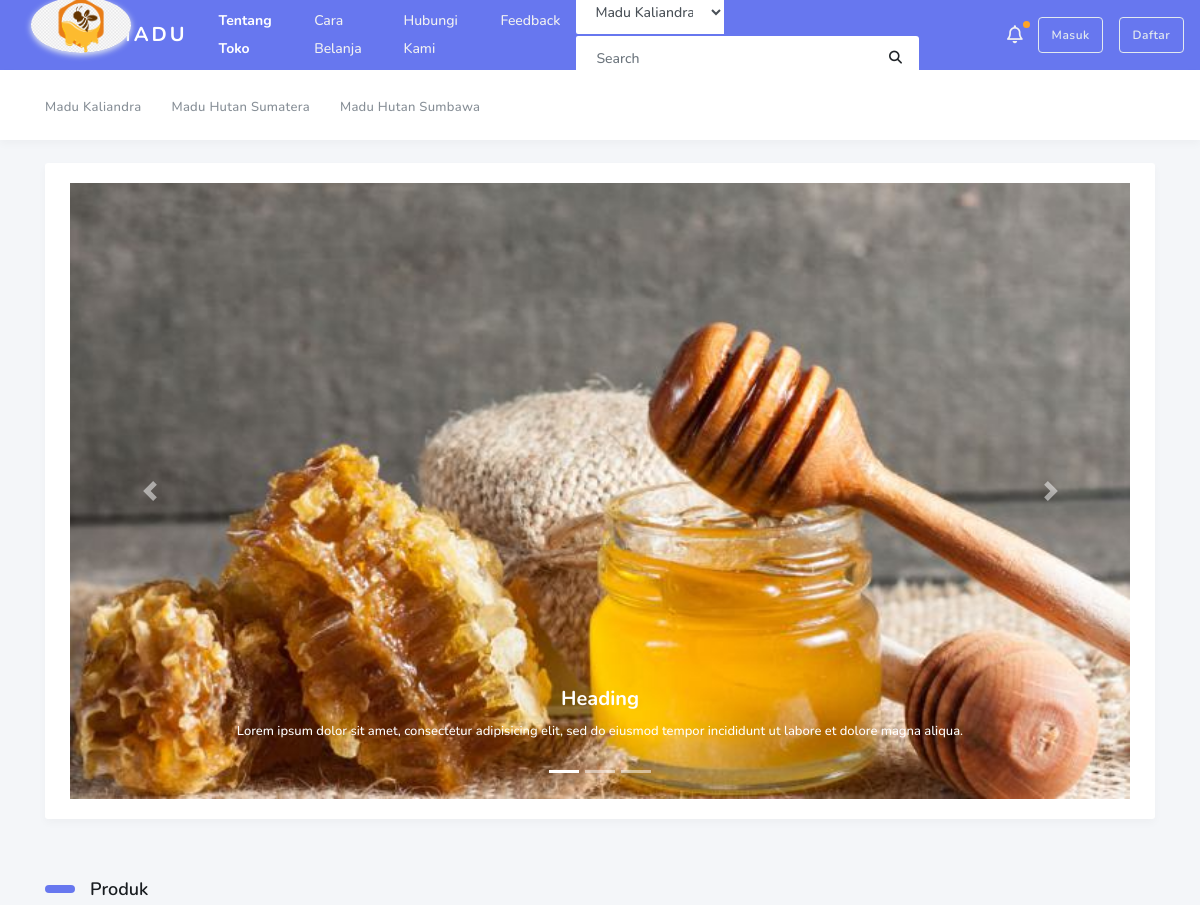
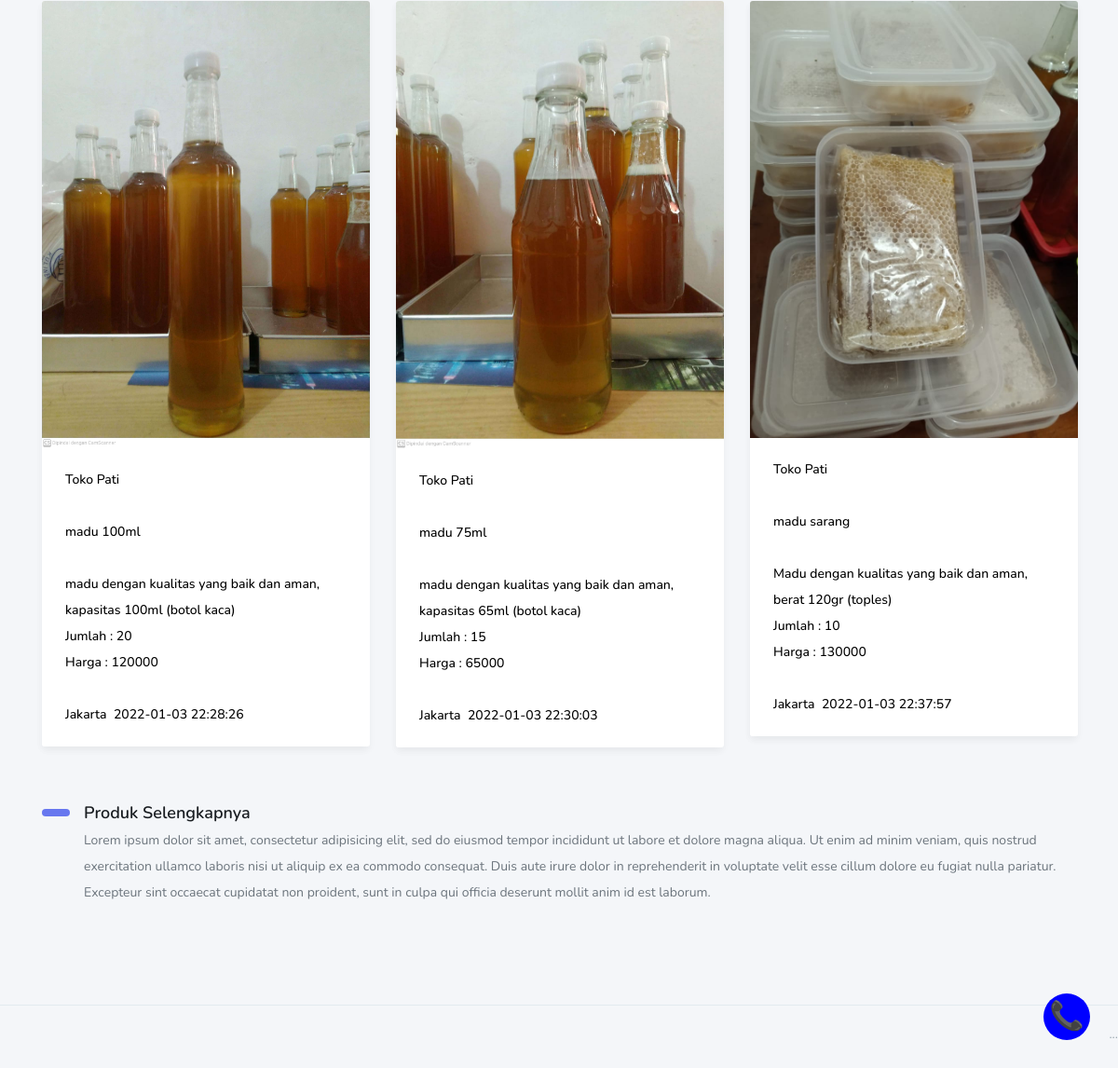
The page / on the database its author committed (2 pictures, top to bottom).
### tables this page shows
CREATE TABLE `tbl_kategori` (
  `idkat` int(5) NOT NULL,
  `namakat` varchar(30) NOT NULL
);

CREATE TABLE `produk` (
  `id_produk` int(11) NOT NULL,
  `nama_toko` text NOT NULL,
  `kategori` varchar(255) NOT NULL,
  `nama_produk` varchar(255) NOT NULL,
  `jumlah` varchar(255) NOT NULL,
  `berat` int(11) NOT NULL,
  `harga` int(11) NOT NULL,
  `kota` varchar(255) NOT NULL,
  `tanggal_produk` timestamp NOT NULL DEFAULT current_timestamp() ON UPDATE current_timestamp(),
  `deskripsi` mediumtext NOT NULL,
  `gambar` varchar(255) NOT NULL
);

### application/libraries/Template.php (called while the page is built)
<?php if ( ! defined('BASEPATH')) exit('No direct script access allowed');
class Template {
		var $template_data = array();
		function set($name, $value)
		{
			$this->template_data[$name] = $value;
		}
		function load($template = '', $view = '' , $view_data = array(), $return = FALSE)
		{
			$this->CI =& get_instance();
			$this->set('contents', $this->CI->load->view($view, $view_data, TRUE));
			return $this->CI->load->view($template, $this->template_data, $return);
		}
}

### application/controllers/Home.php (called while the page is built, shortened)
<?php
class Home extends CI_Controller {
	public function index(){
		$data['kategori']=$this->Mfrontend->get_all_kategori()->result();
		$data['produk'] = $this->Mmember->get_produk('produk')->result();
		$data['berita']=$this->Mcrud->get_berita()->result_array();
		$this->template->load('layout_frontend','frontend/home', $data);
	}
}

### index.php (called while the page is built, shortened)
<?php
require_once BASEPATH.'core/CodeIgniter.php';

### application/models/Mmember.php (called while the page is built, shortened)
<?php
class Mmember extends CI_Model{
	public function get_produk($table){
		return $this->db->get($table);
	}
}

### application/models/Mfrontend.php (called while the page is built, shortened)
<?php
class Mfrontend extends CI_Model{
	public function get_all_kategori(){
		return $this->db->get('tbl_kategori');
	}
}

### application/helpers/xss_helper.php (the view)
<?php
function esc($str){
    echo htmlentities($str, ENT_QUOTES, 'UTF-8');
}

### application/views/frontend/home.php (shortened to what this page needs)
  <div class="main-content">
    <section class="section">
<div class="row">
<div class="col-12 col-md-12 col-lg-12">
                <div class="card">
              <div class="card-body">
                <div id="carouselExampleIndicators2" class="carousel slide" data-ride="carousel">
                  <ol class="carousel-indicators">
                    <li data-target="#carouselExampleIndicators2" data-slide-to="0" class="active"></li>
                    <li data-target="#carouselExampleIndicators2" data-slide-to="1"></li>
                    <li data-target="#carouselExampleIndicators2" data-slide-to="2"></li>
                  </ol>
                   <div class="carousel-inner">
                    <div class="carousel-item active">
                      <img class="d-block w-100" src="<?php echo base_url('assets/Kaliandra.jpg');?>" alt="First slide">
                      <div class="carousel-caption d-none d-md-block">
                        <h5>Heading</h5>
                        <p>Lorem ipsum dolor sit amet, consectetur adipisicing elit, sed do eiusmod
                        tempor incididunt ut labore et dolore magna aliqua.</p>
                      </div>
                    </div>
                  </div>
                  <a class="carousel-control-prev" href="#carouselExampleIndicators2" role="button" data-slide="prev">
                    <span class="carousel-control-prev-icon" aria-hidden="true"></span>
                  </a>
                  <a class="carousel-control-next" href="#carouselExampleIndicators2" role="button" data-slide="next">
                    <span class="carousel-control-next-icon" aria-hidden="true"></span>
                  </a>
                </div>
              </div>
            </div>
</div>
</div>
      <div class="section-body">
      <h2 class="section-title">Produk</h2>
        <div class="row">
          <?php foreach($produk as $val) { ?>
            <a href="<?php echo site_url('Member/login/');?>">
          <div class="col-12 col-md-4 col-lg-4">
            <article class="article article-style-c">
              <div class="card" style="width: 22rem;">
                <img class="card-img-top" src="<?php echo base_url('');?>/produk/<?php esc($val->gambar); ?>" alt="Card image cap">
                <div class="card-body">
                  <p class="card-text" style="color:black;">
                  <?php esc($val->nama_toko);?><br><br>
                  <?php esc($val->nama_produk);?><br><br>
                  <?php esc($val->deskripsi);?><br>
                  Jumlah : <?php esc($val->jumlah);?><br>
                  Harga  : <?php esc($val->harga);?><br><br>
                  <?php esc($val->kota);?> &nbsp;<?php esc($val->tanggal_produk);?></p>
                </div>
            </div>
            </article>
          </a>
          </div>
        <?php } ?>
         </div>
        </div>
        <h2 class="section-title">Produk Selengkapnya</h2>
          <p class="section-lead">Lorem ipsum dolor sit amet, consectetur adipisicing elit, sed do eiusmod tempor incididunt ut labore et dolore magna aliqua. Ut enim ad minim veniam, quis nostrud exercitation ullamco laboris nisi ut aliquip ex ea commodo consequat. Duis aute irure dolor in reprehenderit in voluptate velit esse cillum dolore eu fugiat nulla pariatur. Excepteur sint occaecat cupidatat non proident, sunt in culpa qui officia deserunt mollit anim id est laborum.</p>
          <div class="minggir"></div>

### application/views/layout_frontend.php (shortened to what this page needs)
<!DOCTYPE html>
<html lang="en">
<head>
  <link rel="stylesheet" href="https://stackpath.bootstrapcdn.com/bootstrap/4.3.1/css/bootstrap.min.css">
  <link rel="stylesheet" href="https://use.fontawesome.com/releases/v5.7.2/css/all.css">
  <link rel="stylesheet" href="<?php echo base_url('/assets/admin/assets/css/style.css'); ?>">
  <link rel="stylesheet" href="<?php echo base_url('/assets/admin/assets/css/components.css'); ?>">
</head>
<body class="layout-3">
  <div id="app">
    <div class="main-wrapper container">
      <nav class="navbar navbar-expand-lg main-navbar">
      <div class="col-1 col-sm-1 offset-sm-0 ">
            <div class="login-brand">
              <img src="<?php echo base_url('assets/logo.png" alt="logo" width="100" class="shadow-light rounded-circle');?>">
            </div>
          </div>
        <a href="<?php echo site_url('memberpanel/home'); ?>" class="navbar-brand sidebar-gone-hide">Madu</a>
        <div class="nav-collapse">
          <ul class="navbar-nav">
            <li class="nav-item active"><a href="<?php echo site_url('member/about'); ?>" class="nav-link">Tentang Toko</a></li>
            <li class="nav-item"><a href="#" class="nav-link">Cara Belanja</a></li>
            <li class="nav-item"><a href="#" class="nav-link">Hubungi Kami</a></li>
            <li class="nav-item"><a href="<?php echo site_url('member/feedback'); ?>" class="nav-link"> Feedback </a></li>
          </ul>
        </div>
        <form class="form-inline ml-auto" action="<?php echo base_url('index.php/cari/hasil')?>" action="GET">
          <div class="search-element">
		     <select data-width="150" class="form-control">
            <?php foreach($kategori as $item) {; ?>
            <option class="form-control" value="<?php echo $item->idkat; ?>"><?php echo $item->namakat; ?></option>
            <?php } ?>
		  		  </select>
            <input type="text" class="form-control" id="cari" name="cari" placeholder="Search" aria-label="Search" data-width="300">
            <button class="btn" type="submit" value="Cari"><i class="fas fa-search"></i></button>
          </div>
        </form>
        <ul class="navbar-nav navbar-right">
          <li class="dropdown dropdown-list-toggle"><a href="#" data-toggle="dropdown" class="nav-link notification-toggle nav-link-lg beep"><i class="far fa-bell"></i></a>
          </li>
        </ul>
		 <a href="<?php echo site_url('Member/login'); ?>" class="btn btn-outline-light">Masuk</a>
		 <a href="<?php echo site_url('Member/register'); ?>" class="btn btn-outline-light">Daftar</a>
      </nav>
      <nav class="navbar navbar-secondary navbar-expand-lg">
        <div class="container">
          <ul class="navbar-nav">
            <?php foreach ($kategori as $item) {?>
            <li class="nav-item">
              <a href="#" class="nav-link"><span><?php echo $item->namakat; ?></span></a>
            </li>
            <?php } ?>
		      </ul>
        </div>
      </nav>
      <?= $contents ?>
      <footer class="main-footer">
        <div class="footer-right">
          ...
        </div>
      </footer>
  <a style="background:blue;
	display: block;
  width: 50px;
  height: 50px;
  line-height: 50px;
  text-align: center;
  color: white;
  font-size: 30px;
  font-weight: bold;
  border-radius: 50%;
  -webkit-border-radius: 50%;
  text-decoration: none;
  transition: ease all 0.3s;
  position: fixed;
  right: 30px;
  bottom:30px;
  "
  href="<?php echo site_url('member/contact'); ?>" class="act-btn" >
  📞
</a>
</body>
</html>

### application/views/frontend/home.php (style rules this page uses)
.minggir { margin: 10px auto; padding: 20px 25px; color: white; font-weight: 300; }

### rows shown on the page
tbl_kategori: namakat "Madu Kaliandra"
tbl_kategori: namakat "Madu Hutan Sumatera"
tbl_kategori: namakat "Madu Hutan Sumbawa"
produk: gambar (picture), nama_toko "Toko Pati madu 100ml madu dengan kualitas yang baik dan aman, kapasitas 100ml (botol kaca) 20 120000 Jakarta 2022-01-03 22:28:26"
produk: gambar (picture), nama_toko "Toko Pati madu 75ml madu dengan kualitas yang baik dan aman, kapasitas 65ml (botol kaca) 15 65000 Jakarta 2022-01-03 22:30:03"
produk: gambar (picture), nama_toko "Toko Pati madu sarang Madu dengan kualitas yang baik dan aman, berat 120gr (toples) 10 130000 Jakarta 2022-01-03 22:37:57"

### other values the page prints
form field value "Madu Kaliandra"
